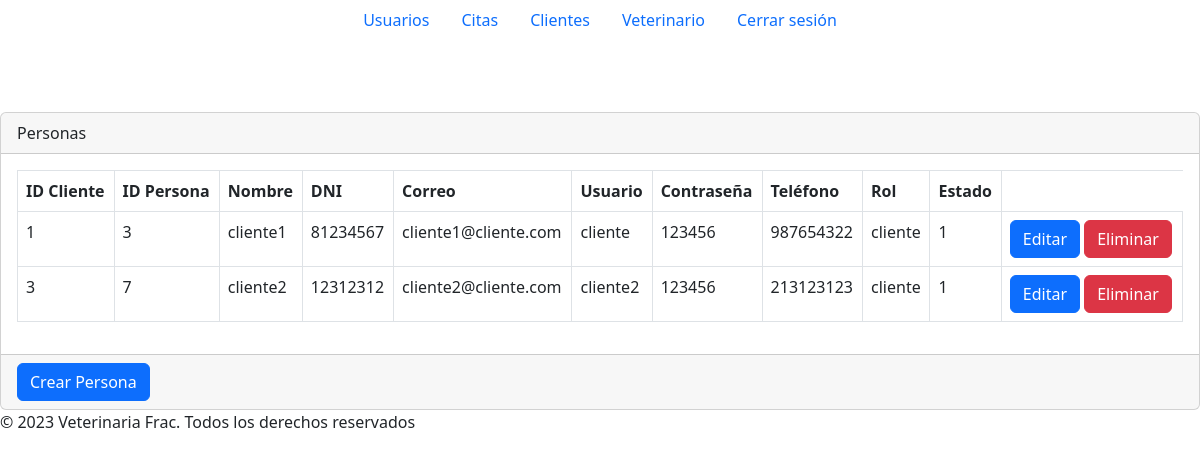
/secciones/clientes/index.php, run on an earlier commit of the app's database.
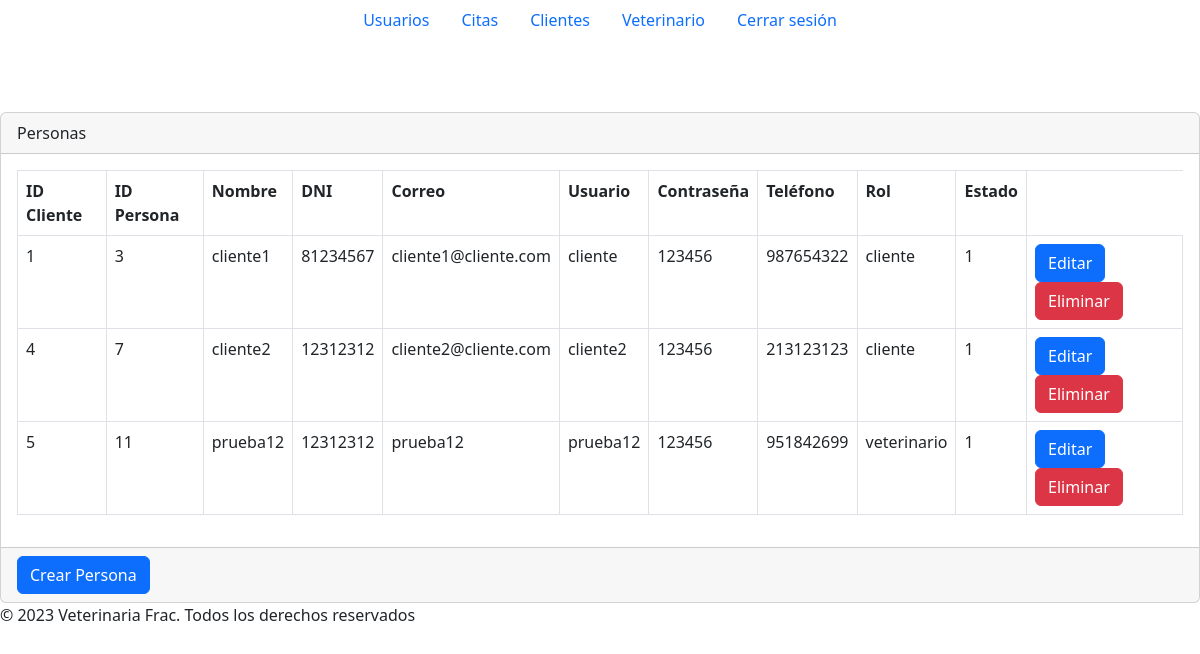
And on a later commit of the database.
### tables this page shows
CREATE TABLE `cliente` (
  `id` int(8) NOT NULL,
  `id_persona` int(8) NOT NULL
);

CREATE TABLE `persona` (
  `id` int(8) NOT NULL,
  `nombre` varchar(255) NOT NULL,
  `dni` int(8) NOT NULL,
  `correo` varchar(255) NOT NULL,
  `usuario` varchar(255) NOT NULL,
  `contrasenia` varchar(255) NOT NULL,
  `telefono` int(9) NOT NULL,
  `rol` varchar(255) NOT NULL,
  `estado` tinyint(1) NOT NULL
);

### secciones/clientes/index.php (the view, shortened to what this page needs)
<?php
include("../../config/bd.php");
function getDatosCliente($conn) {
    $sql = "SELECT c.id, c.id_persona, p.nombre, p.dni, p.correo, p.usuario, p.contrasenia, p.telefono, p.rol, p.estado
    FROM cliente c
    INNER JOIN persona p ON c.id_persona = p.id";
    $result = $conn->query($sql);
    if ($result->num_rows > 0) {
        return $result->fetch_all(MYSQLI_ASSOC);
    } else {
        return [];
    }
}
$reservations = getDatosCliente($conn);
?>
<?php include("../../plantillas/header.php")?>
<br />
<br />
<br />
<div class="card">
    <div class="card-header">
        Personas
    </div>
    <div class="card-body">
        <div class="table-responsive-sm">
            <table class="table table-bordered">
            <tr>
                <th>ID Cliente</th>
                <th>ID Persona</th>
                <th>Nombre</th>
                <th>DNI</th>
                <th>Correo</th>
                <th>Usuario</th>
                <th>Contraseña</th>
                <th>Teléfono</th>
                <th>Rol</th>
                <th>Estado</th>
            </tr>
            <?php foreach ($reservations as $reservation) : ?>
                <tr>
                    <td><?php echo $reservation['id']; ?></td>
                    <td><?php echo $reservation['id_persona']; ?></td>
                    <td><?php echo $reservation['nombre']; ?></td>
                    <td><?php echo $reservation['dni']; ?></td>
                    <td><?php echo $reservation['correo']; ?></td>
                    <td><?php echo $reservation['usuario']; ?></td>
                    <td><?php echo $reservation['contrasenia']; ?></td>
                    <td><?php echo $reservation['telefono']; ?></td>
                    <td><?php echo $reservation['rol']; ?></td>
                    <td><?php echo $reservation['estado']; ?></td>
                    <td>
                        <a href="editar.php?id=<?php echo $reservation['id']; ?>" class="btn btn-primary">Editar</a>
                        <a href="index.php?id=<?php echo $reservation['id']; ?>" class="btn btn-danger">Eliminar</a>
                    </tr>
            <?php endforeach; ?>
            </table>
        </div>
    </div>
    <div class="card-footer text-muted">
    <a href="crear.php?id=<?php echo $reservation['id']; ?>" class="btn btn-primary">Crear Persona</a>
    </div>
</div>
<?php include("../../plantillas/footer.php")?>

What changed in the data, as far as the page shows it:
removed cliente: id "3", id_persona "7", id_persona.nombre "cliente2", id_persona.dni "12312312", id_persona.correo "cliente2@cliente.com", id_persona.usuario "cliente2", id_persona.contrasenia "123456", id_persona.telefono "213123123", id_persona.rol "cliente", id_persona.estado "1"
added cliente: id "4", id_persona "7", id_persona.nombre "cliente2", id_persona.dni "12312312", id_persona.correo "cliente2@cliente.com", id_persona.usuario "cliente2", id_persona.contrasenia "123456", id_persona.telefono "213123123", id_persona.rol "cliente", id_persona.estado "1"
added cliente: id "5", id_persona "11", id_persona.nombre "prueba12", id_persona.dni "12312312", id_persona.correo "prueba12", id_persona.usuario "prueba12", id_persona.contrasenia "123456", id_persona.telefono "951842699", id_persona.rol "veterinario", id_persona.estado "1"
